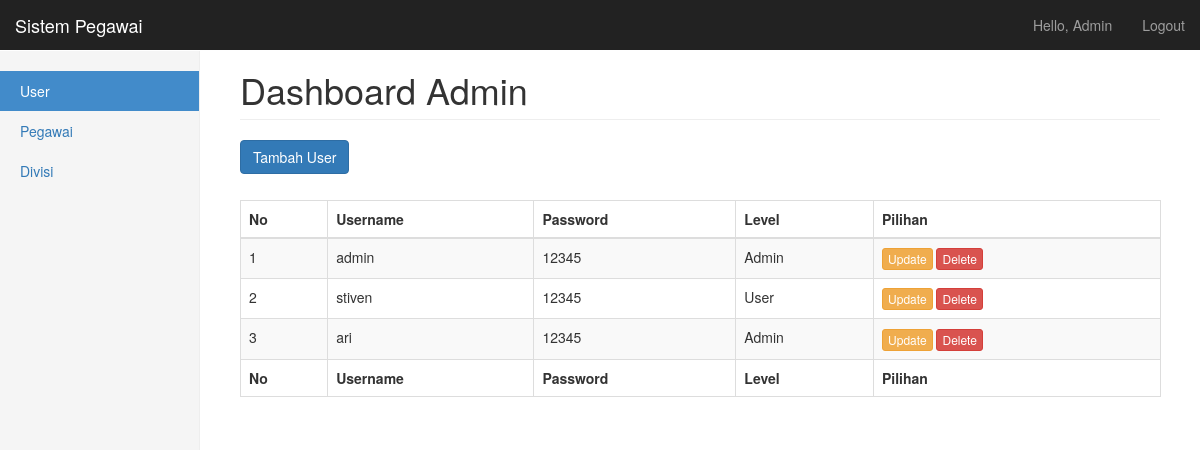
The page /user.php (signed in) on the database its author committed.
### tables this page shows
CREATE TABLE `user` (
  `id_user` int(11) NOT NULL,
  `user` varchar(50) NOT NULL,
  `pass` varchar(100) NOT NULL,
  `level` varchar(10) NOT NULL
);

### user.php (the view, shortened to what this page needs)
<?php
	include 'koneksi.php';
?>
<!DOCTYPE html>
<html lang="en">
  <head>
    <link href="css/bootstrap.min.css" rel="stylesheet">
    <link href="css/dashboard.css" rel="stylesheet">
    <link href="css/dataTables.bootstrap.css" rel="stylesheet" type="text/css" />
	<link href="css/dataTables.tableTools.min.css" rel="stylesheet" type="text/css" />
  </head>
  <body>
    <nav class="navbar navbar-inverse navbar-fixed-top">
      <div class="container-fluid">
        <div class="navbar-header">
          <a class="navbar-brand" href="user.php">Sistem Pegawai</a>
        </div>
        <div id="navbar" class="navbar-collapse collapse">
          <ul class="nav navbar-nav navbar-right">
            <li><a href="#"><?php echo "Hello, ".ucwords($_SESSION['user']);?></a></li>
            <li><a href="logout.php">Logout</a></li>
          </ul>
        </div>
      </div>
    </nav>
    <div class="container-fluid">
      <div class="row">
        <div class="col-sm-3 col-md-2 sidebar">
          <ul class="nav nav-sidebar">
            <li class="active"><a href="#">User <span class="sr-only">(current)</span></a></li>
            <li><a href="pegawai.php">Pegawai</a></li>
            <li><a href="divisi.php">Divisi</a></li>
            </ul>
        </div>
        <div class="col-sm-9 col-sm-offset-3 col-md-10 col-md-offset-2 main">
          <h1 class="page-header">Dashboard Admin</h1>
		  <div>
			<a type="button" class="btn btn-primary" href="tambah_user.php">Tambah User</a>
		  </div>
		  <br>
		  <div>
			<table id="example1" class="table table-bordered table-striped dataTable" aria-describedby="example1_info">
                    <thead>
                      <tr role="row">
						<th>No</th>
						<th>Username</th>
						<th>Password</th>
						<th>Level</th>
						<th>Pilihan</th>
					  </tr>
                    </thead>
                    <tfoot>
					  <tr role="row">
						<th>No</th>
						<th>Username</th>
						<th>Password</th>
						<th>Level</th>
						<th>Pilihan</th>
					  </tr>
					</tfoot>
                  <tbody role="alert" aria-live="polite" aria-relevant="all">
					<?php
						$result = $mysqli->query("SELECT * FROM user");
						if($result->num_rows > 0){
							$no = 1;
							while($row = $result->fetch_assoc()) {
					?>
					<tr class="odd">
                        <td class=" "><?php echo $no++; ?></td>
                        <td class=" "><?php echo $row['user']; ?></td>
                        <td class=" "><?php echo $row['pass']; ?></td>
                        <td class=" "><?php echo ucfirst($row['level']); ?></td>
                        <td class=" ">
							<a type="button" class="btn btn-warning btn-xs" href="update_user.php?id=<?php echo $row['id_user'];?>">Update</a>
							<a type="button" class="btn btn-danger btn-xs" href="delete_user.php?id=<?php echo $row['id_user'];?>" onClick="return confirm('Menghapus data user <?php echo $row['user'];?> ?');">Delete</a>
						</td>
                    </tr>
					<?php
							}
						}
					?>
				  </tbody></table>
		  </div>
         </div>
        </div>
      </div>
  </body>
</html>

### css/dashboard.css (style rules this page uses)
body { padding-top: 50px; }
.navbar-fixed-top { border: 0; }
.sidebar { display: none; }
@media (min-width: 768px) { .sidebar { position: fixed; top: 51px; bottom: 0; left: 0; z-index: 1000; display: block; padding: 20px; overflow-x: hidden; overflow-y: auto; background-color: #f5f5f5; border-right: 1px solid #eee; } }
.nav-sidebar { margin-right: -21px; margin-bottom: 20px; margin-left: -20px; }
.nav-sidebar > li > a { padding-right: 20px; padding-left: 20px; }
.nav-sidebar > .active > a, .nav-sidebar > .active > a:hover, .nav-sidebar > .active > a:focus { color: #fff; background-color: #428bca; }
.main { padding: 20px; }
@media (min-width: 768px) { .main { padding-right: 40px; padding-left: 40px; } }
.main .page-header { margin-top: 0; }

### rows shown on the page
user: user "admin", pass "12345", level "Admin"
user: user "stiven", pass "12345", level "User"
user: user "ari", pass "12345", level "Admin"

### other values the page prints
$_SESSION['user'] "Admin"
